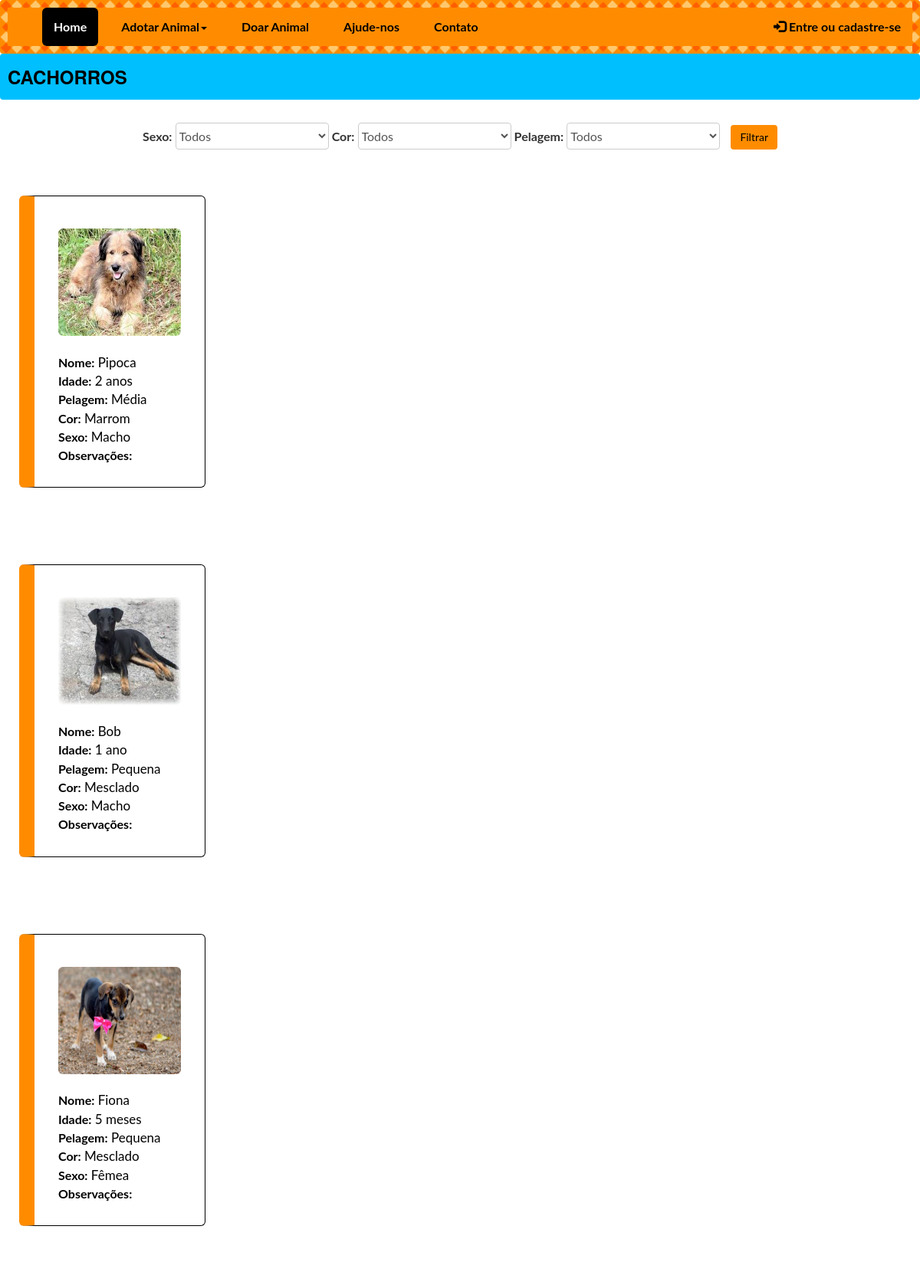
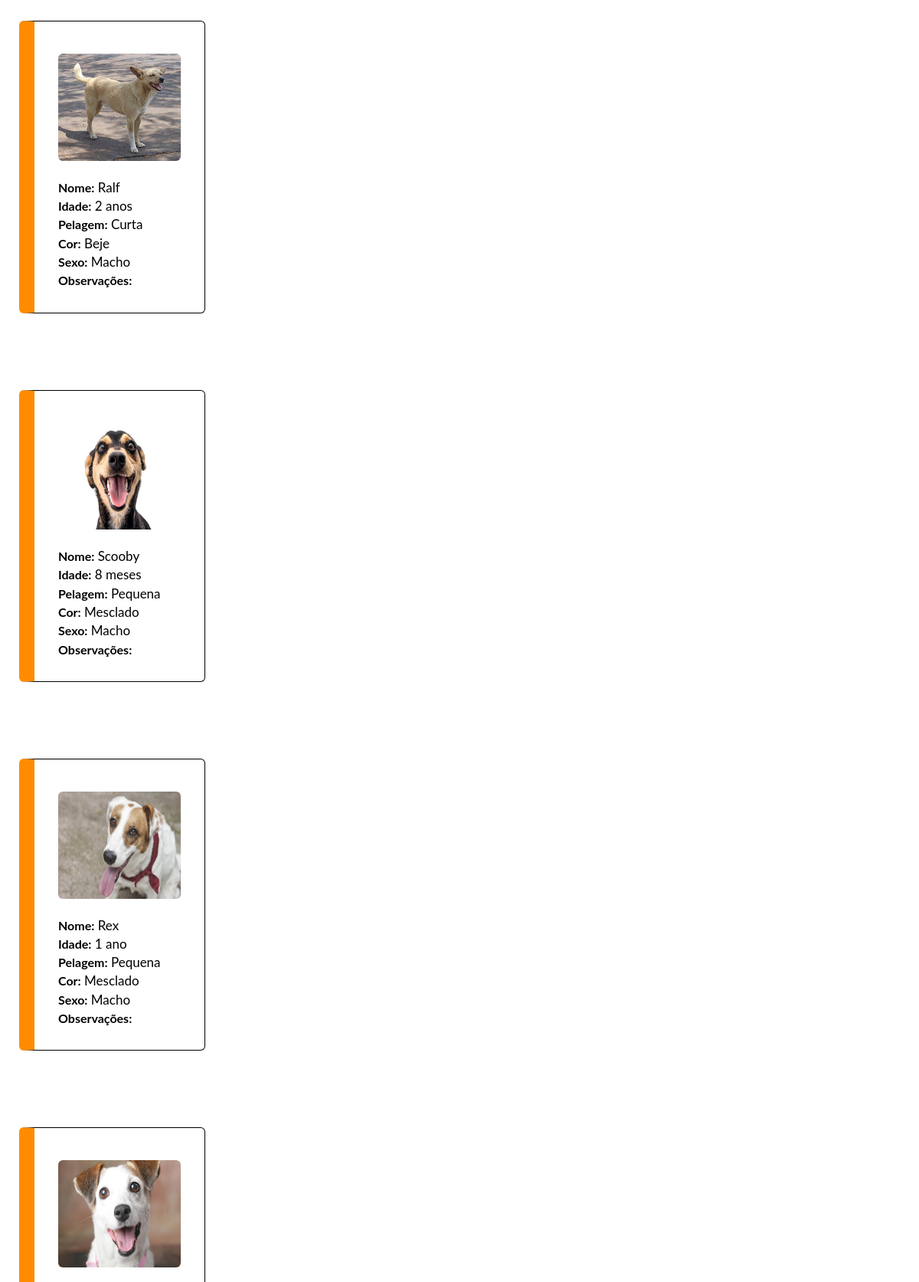
The page /adotaDogs.php (upper part) on the database its author committed (2 pictures, top to bottom).
### tables this page shows
CREATE TABLE `animais` (
  `idanimais` int(11) NOT NULL,
  `nome_animal` varchar(45) NOT NULL,
  `idade_animal` varchar(20) NOT NULL,
  `pelagem_animal` varchar(45) NOT NULL,
  `cor_animal` varchar(45) NOT NULL,
  `tipo_animal` varchar(45) NOT NULL,
  `observacoes` varchar(200) NOT NULL,
  `ativo` int(11) NOT NULL,
  `foto` varchar(255) NOT NULL,
  `sexo` varchar(20) NOT NULL,
  `usuario_idusuario` int(11) NOT NULL
);

### adotaDogs.php (the view, shortened to what this page needs)
<?php
include("cabecalhoGeral.php");
include ('menuGeral.php');
include("conexao.php");
?>
<div class="barra" >
<h3 align="left">CACHORROS</h3>
</div>
<center>
<div class="container-fluid">
	<label>Sexo:</label>
	<select class="selecionar">
	<option>Todos</option>
	</select>
	<label>Cor:</label>
	<select class="selecionar">
	<option>Todos</option>
	</select>
	<label>Pelagem:</label>
	<select class="selecionar">
	<option>Todos</option>
	</select>
	<input type="submit" class="btn btn-default filtroAdocao" value="Filtrar">
</div>
</center>
<?php
$comando="SELECT * FROM animais WHERE tipo_animal='Cachorro'";
$resultado=mysqli_query($conexao,$comando);
$animais=array();
while($guardaAnimais=mysqli_fetch_assoc($resultado)){
	array_push($animais,$guardaAnimais);
}
foreach($animais as $cadaAnimal){
?>
<table><tr><td>
<div class="container text-center">
  <div class="row">
	<div class="col-sm-3">
      <div class="wellX">
    <br>
		<img class="img-rounded" src="img/dogs/<?php echo $cadaAnimal['foto'];?>"><br><br>
		<p align="justify" class="pDogs"><b>Nome:</b> <?php echo $cadaAnimal['nome_animal'];?><br>
		<b>Idade:</b> <?php echo $cadaAnimal['idade_animal'];?><br>
		<b>Pelagem:</b> <?php echo $cadaAnimal['pelagem_animal'];?><br>
		<b>Cor:</b> <?php echo $cadaAnimal['cor_animal'];?><br>
		<b>Sexo:</b> <?php echo $cadaAnimal['sexo'];?><br>
		<b>Observações:</b> <?php echo $cadaAnimal['observacoes'];?>
	</p>
     </div>
    </div>
    </div>
  </div>
</div></td>
</tr>
<?php
}
?>
</table>
<?php
include("rodapeGeral.php");
?>

### css/style.css (style rules this page uses)
* { font-family: 'Lato', 'Helvetica Neue', Helvetica, Arial, sans-serif; font-size:16px; }
.barra { background-color:#00bfff; height:60px; padding-top:17px; padding-left:10px; border-radius:4px; }
h1,h2,h3,h4 { margin-top:0px; color:#000; font-weight:bold; font-family: "Montserrat", "Helvetica Neue", Helvetica, Arial, sans-serif; text-transform: uppercase; font-weight: 700; }
p { font-size:17px; color:#000; }
.btn-default { color: #000; background-color: #ff8c00; border-color: #ff8c00; }
.btn { display: inline-block; padding: 6px 12px; margin-top: 8px; font-weight: 400; line-height: 1.42857143; text-align: center; white-space: nowrap; vertical-align: middle; background-image: none; border:none; }
.wellX { min-height: 20px; padding: 19px; margin-bottom: 20px; background-color: #fff; border: 1px solid #000; border-radius: 6px; -webkit-box-shadow: inset 0 1px 1px rgba(0,0,0,.05); box-shadow: inset 0 1px 1px rgba(0,0,0,.05); margin-top:50px; margin-bottom:50px; margin-left:10px; margin-right:10px; border-left: 20px solid #ff8c00; }
.img-rounded { width:160px; height:140px; }
.pDogs { margin-left:12px; }
.selecionar { width:200px; border-radius:4px; border:solid 2px; height:35px; line-height: 1.42857143; color: #555; background-color: #fff; background-image: none; border: 1px solid #ccc; margin-bottom:10px; margin-top:10px; }
.filtroAdocao { margin-left:10px; margin-bottom:10px; }

### rows shown on the page
animais: foto (picture), nome_animal "Pipoca", idade_animal "2 anos", pelagem_animal "Média", cor_animal "Marrom", sexo "Macho"
animais: foto (picture), nome_animal "Bob", idade_animal "1 ano", pelagem_animal "Pequena", cor_animal "Mesclado", sexo "Macho"
animais: foto (picture), nome_animal "Fiona", idade_animal "5 meses", pelagem_animal "Pequena", cor_animal "Mesclado", sexo "Fêmea"
animais: foto (picture), nome_animal "Ralf", idade_animal "2 anos", pelagem_animal "Curta", cor_animal "Beje", sexo "Macho"
animais: foto (picture), nome_animal "Scooby", idade_animal "8 meses", pelagem_animal "Pequena", cor_animal "Mesclado", sexo "Macho"
animais: foto (picture), nome_animal "Rex", idade_animal "1 ano", pelagem_animal "Pequena", cor_animal "Mesclado", sexo "Macho"
animais: foto (picture)
